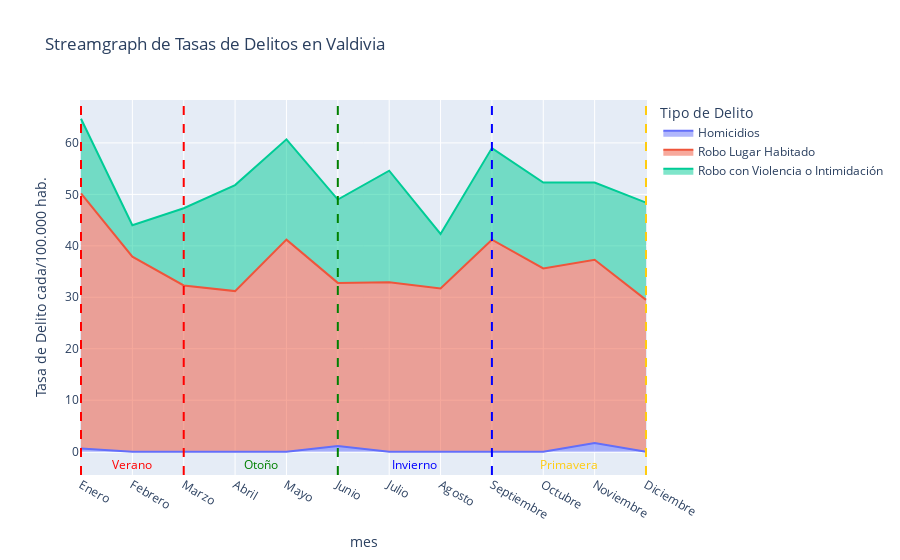
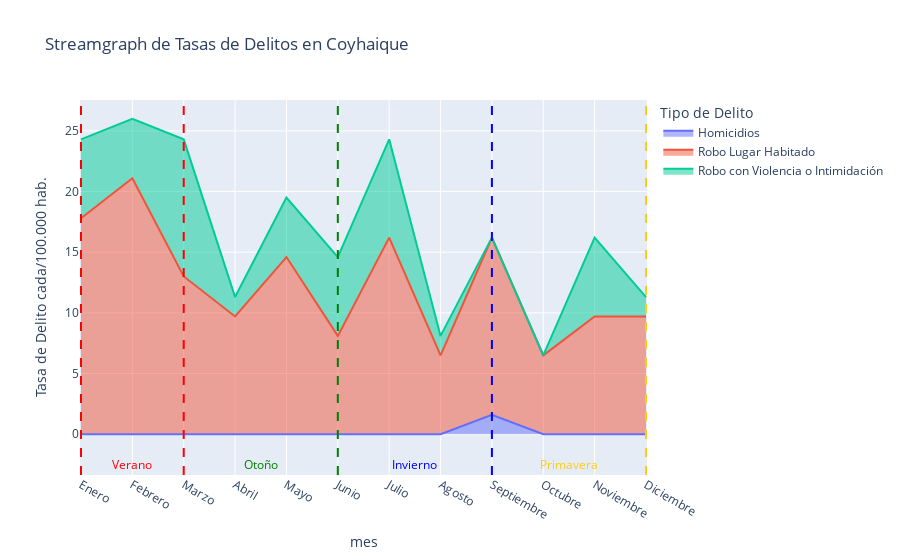
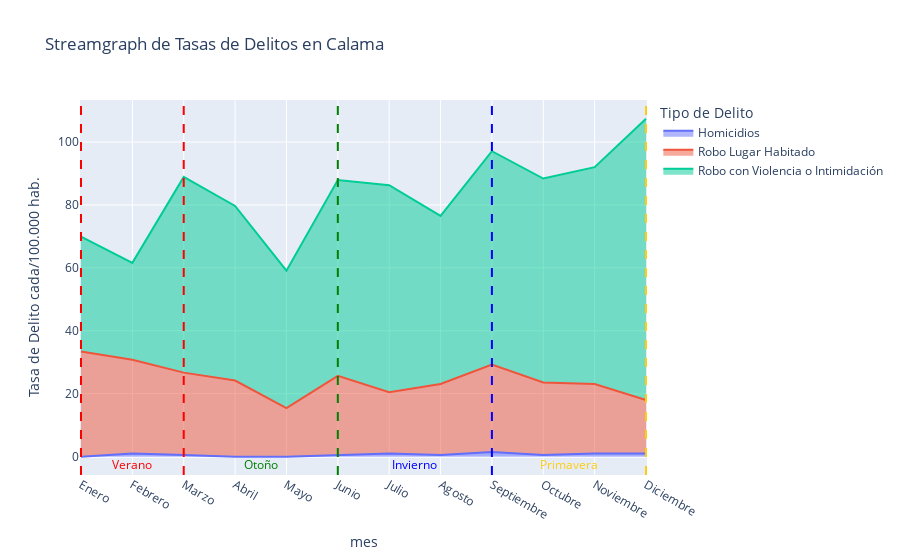

The notebook cell these images were saved under, in order:
### Code cell
import pandas as pd
import plotly.express as px
import plotly.graph_objects as go

# Definir el orden de los meses
orden_meses = ["Enero", "Febrero", "Marzo", "Abril", "Mayo", "Junio", "Julio", "Agosto", "Septiembre", "Octubre", "Noviembre", "Diciembre"]

#ciudades actuales
comunas = ["Valdivia", "Coyhaique", "Calama", "Valparaiso"]

for comuna in comunas:
    # Cargar datos desde el archivo Excel
    archivo_excel = f"./{comuna}.xlsx"  # Reemplaza con la ruta correcta de tu archivo Excel
    df = pd.read_excel(archivo_excel)

    df = df.sort_values("mes")

    levantarStream(df, orden_meses, comuna)

### Figure 1 — Plotly figure (JSON) as saved in the notebook; plotly's stock layout.template omitted (floating-point values rounded to 4 significant figures)
{"data": [{"fillpattern": {"shape": ""}, "hovertemplate": "Tipo de Delito=Homicidios<br>mes=%{x}<br>Tasa de Delito cada/100.000 hab.=%{y}<extra></extra>", "legendgroup": "Homicidios", "line": {"color": "#636efa"}, "marker": {"symbol": "circle"}, "mode": "lines", "name": "Homicidios", "orientation": "v", "showlegend": true, "stackgroup": "1", "type": "scatter", "x": ["Abril", "Agosto", "Diciembre", "Enero", "Febrero", "Julio", "Junio", "Marzo", "Mayo", "Noviembre", "Octubre", "Septiembre"], "xaxis": "x", "y": [0, 0, 0, 0.6, 0, 0, 1.1, 0, 0, 1.7, 0, 0], "yaxis": "y"}, {"fillpattern": {"shape": ""}, "hovertemplate": "Tipo de Delito=Robo Lugar Habitado<br>mes=%{x}<br>Tasa de Delito cada/100.000 hab.=%{y}<extra></extra>", "legendgroup": "Robo Lugar Habitado", "line": {"color": "#EF553B"}, "marker": {"symbol": "circle"}, "mode": "lines", "name": "Robo Lugar Habitado", "orientation": "v", "showlegend": true, "stackgroup": "1", "type": "scatter", "x": ["Abril", "Agosto", "Diciembre", "Enero", "Febrero", "Julio", "Junio", "Marzo", "Mayo", "Noviembre", "Octubre", "Septiembre"], "xaxis": "x", "y": [31.2, 31.7, 29.5, 49.6, 37.9, 32.9, 31.7, 32.3, 41.2, 35.6, 35.6, 41.2], "yaxis": "y"}, {"fillpattern": {"shape": ""}, "hovertemplate": "Tipo de Delito=Robo con Violencia o Intimidación<br>mes=%{x}<br>Tasa de Delito cada/100.000 hab.=%{y}<extra></extra>", "legendgroup": "Robo con Violencia o Intimidación", "line": {"color": "#00cc96"}, "marker": {"symbol": "circle"}, "mode": "lines", "name": "Robo con Violencia o Intimidación", "orientation": "v", "showlegend": true, "stackgroup": "1", "type": "scatter", "x": ["Abril", "Agosto", "Diciembre", "Enero", "Febrero", "Julio", "Junio", "Marzo", "Mayo", "Noviembre", "Octubre", "Septiembre"], "xaxis": "x", "y": [20.6, 10.6, 18.9, 14.5, 6.1, 21.7, 16.2, 15, 19.5, 15, 16.7, 17.8], "yaxis": "y"}], "layout": {"annotations": [{"font": {"color": "red"}, "showarrow": false, "text": "Verano", "x": "Febrero", "y": -2.5}, {"font": {"color": "green"}, "showarrow": false, "text": "Otoño", "x": 3.5, "y": -2.5}, {"font": {"color": "blue"}, "showarrow": false, "text": "Invierno", "x": 6.5, "y": -2.5}, {"font": {"color": "#FFCC0F"}, "showarrow": false, "text": "Primavera", "x": 9.5, "y": -2.5}], "autosize": true, "legend": {"title": {"text": "Tipo de Delito"}, "tracegroupgap": 0}, "shapes": [{"line": {"color": "red", "dash": "dash", "width": 2}, "type": "line", "x0": "Enero", "x1": "Enero", "xref": "x", "y0": 0, "y1": 1, "yref": "paper"}, {"line": {"color": "red", "dash": "dash", "width": 2}, "type": "line", "x0": "Marzo", "x1": "Marzo", "xref": "x", "y0": 0, "y1": 1, "yref": "paper"}, {"line": {"color": "green", "dash": "dash", "width": 2}, "type": "line", "x0": "Junio", "x1": "Junio", "xref": "x", "y0": 0, "y1": 1, "yref": "paper"}, {"line": {"color": "blue", "dash": "dash", "width": 2}, "type": "line", "x0": "Septiembre", "x1": "Septiembre", "xref": "x", "y0": 0, "y1": 1, "yref": "paper"}, {"line": {"color": "#FFCC0F", "dash": "dash", "width": 2}, "type": "line", "x0": "Diciembre", "x1": "Diciembre", "xref": "x", "y0": 0, "y1": 1, "yref": "paper"}], "title": {"text": "Streamgraph de Tasas de Delitos en Valdivia"}, "xaxis": {"anchor": "y", "autorange": true, "categoryarray": ["Enero", "Febrero", "Marzo", "Abril", "Mayo", "Junio", "Julio", "Agosto", "Septiembre", "Octubre", "Noviembre", "Diciembre"], "categoryorder": "array", "domain": [0, 1], "range": [-0.01477, 11.01], "title": {"text": "mes"}, "type": "category"}, "yaxis": {"anchor": "x", "autorange": true, "domain": [0, 1], "range": [-6.453, 68.44], "title": {"text": "Tasa de Delito cada/100.000 hab."}, "type": "linear"}}}

### Figure 2 — Plotly figure (JSON) as saved in the notebook; plotly's stock layout.template omitted (floating-point values rounded to 4 significant figures)
{"data": [{"fillpattern": {"shape": ""}, "hovertemplate": "Tipo de Delito=Homicidios<br>mes=%{x}<br>Tasa de Delito cada/100.000 hab.=%{y}<extra></extra>", "legendgroup": "Homicidios", "line": {"color": "#636efa"}, "marker": {"symbol": "circle"}, "mode": "lines", "name": "Homicidios", "orientation": "v", "showlegend": true, "stackgroup": "1", "type": "scatter", "x": ["Abril", "Agosto", "Diciembre", "Enero", "Febrero", "Julio", "Junio", "Marzo", "Mayo", "Noviembre", "Octubre", "Septiembre"], "xaxis": "x", "y": [0, 0, 0, 0, 0, 0, 0, 0, 0, 0, 0, 1.6], "yaxis": "y"}, {"fillpattern": {"shape": ""}, "hovertemplate": "Tipo de Delito=Robo Lugar Habitado<br>mes=%{x}<br>Tasa de Delito cada/100.000 hab.=%{y}<extra></extra>", "legendgroup": "Robo Lugar Habitado", "line": {"color": "#EF553B"}, "marker": {"symbol": "circle"}, "mode": "lines", "name": "Robo Lugar Habitado", "orientation": "v", "showlegend": true, "stackgroup": "1", "type": "scatter", "x": ["Abril", "Agosto", "Diciembre", "Enero", "Febrero", "Julio", "Junio", "Marzo", "Mayo", "Noviembre", "Octubre", "Septiembre"], "xaxis": "x", "y": [9.7, 6.5, 9.7, 17.8, 21.1, 16.2, 8.1, 13, 14.6, 9.7, 6.5, 14.6], "yaxis": "y"}, {"fillpattern": {"shape": ""}, "hovertemplate": "Tipo de Delito=Robo con Violencia o Intimidación<br>mes=%{x}<br>Tasa de Delito cada/100.000 hab.=%{y}<extra></extra>", "legendgroup": "Robo con Violencia o Intimidación", "line": {"color": "#00cc96"}, "marker": {"symbol": "circle"}, "mode": "lines", "name": "Robo con Violencia o Intimidación", "orientation": "v", "showlegend": true, "stackgroup": "1", "type": "scatter", "x": ["Abril", "Agosto", "Diciembre", "Enero", "Febrero", "Julio", "Junio", "Marzo", "Mayo", "Noviembre", "Octubre", "Septiembre"], "xaxis": "x", "y": [1.6, 1.6, 1.6, 6.5, 4.9, 8.1, 6.5, 11.3, 4.9, 6.5, 0, 0], "yaxis": "y"}], "layout": {"annotations": [{"font": {"color": "red"}, "showarrow": false, "text": "Verano", "x": "Febrero", "y": -2.5}, {"font": {"color": "green"}, "showarrow": false, "text": "Otoño", "x": 3.5, "y": -2.5}, {"font": {"color": "blue"}, "showarrow": false, "text": "Invierno", "x": 6.5, "y": -2.5}, {"font": {"color": "#FFCC0F"}, "showarrow": false, "text": "Primavera", "x": 9.5, "y": -2.5}], "autosize": true, "legend": {"title": {"text": "Tipo de Delito"}, "tracegroupgap": 0}, "shapes": [{"line": {"color": "red", "dash": "dash", "width": 2}, "type": "line", "x0": "Enero", "x1": "Enero", "xref": "x", "y0": 0, "y1": 1, "yref": "paper"}, {"line": {"color": "red", "dash": "dash", "width": 2}, "type": "line", "x0": "Marzo", "x1": "Marzo", "xref": "x", "y0": 0, "y1": 1, "yref": "paper"}, {"line": {"color": "green", "dash": "dash", "width": 2}, "type": "line", "x0": "Junio", "x1": "Junio", "xref": "x", "y0": 0, "y1": 1, "yref": "paper"}, {"line": {"color": "blue", "dash": "dash", "width": 2}, "type": "line", "x0": "Septiembre", "x1": "Septiembre", "xref": "x", "y0": 0, "y1": 1, "yref": "paper"}, {"line": {"color": "#FFCC0F", "dash": "dash", "width": 2}, "type": "line", "x0": "Diciembre", "x1": "Diciembre", "xref": "x", "y0": 0, "y1": 1, "yref": "paper"}], "title": {"text": "Streamgraph de Tasas de Delitos en Coyhaique"}, "xaxis": {"anchor": "y", "autorange": true, "categoryarray": ["Enero", "Febrero", "Marzo", "Abril", "Mayo", "Junio", "Julio", "Agosto", "Septiembre", "Octubre", "Noviembre", "Diciembre"], "categoryorder": "array", "domain": [0, 1], "range": [-0.01477, 11.01], "title": {"text": "mes"}, "type": "category"}, "yaxis": {"anchor": "x", "autorange": true, "domain": [0, 1], "range": [-4.176, 27.59], "title": {"text": "Tasa de Delito cada/100.000 hab."}, "type": "linear"}}}

### Figure 3 — Plotly figure (JSON) as saved in the notebook; plotly's stock layout.template omitted (floating-point values rounded to 4 significant figures)
{"data": [{"fillpattern": {"shape": ""}, "hovertemplate": "Tipo de Delito=Homicidios<br>mes=%{x}<br>Tasa de Delito cada/100.000 hab.=%{y}<extra></extra>", "legendgroup": "Homicidios", "line": {"color": "#636efa"}, "marker": {"symbol": "circle"}, "mode": "lines", "name": "Homicidios", "orientation": "v", "showlegend": true, "stackgroup": "1", "type": "scatter", "x": ["Abril", "Agosto", "Diciembre", "Enero", "Febrero", "Julio", "Junio", "Marzo", "Mayo", "Noviembre", "Octubre", "Septiembre"], "xaxis": "x", "y": [0, 0.5, 1, 0, 1, 1, 0.5, 0.5, 0, 1, 0.5, 1.5], "yaxis": "y"}, {"fillpattern": {"shape": ""}, "hovertemplate": "Tipo de Delito=Robo Lugar Habitado<br>mes=%{x}<br>Tasa de Delito cada/100.000 hab.=%{y}<extra></extra>", "legendgroup": "Robo Lugar Habitado", "line": {"color": "#EF553B"}, "marker": {"symbol": "circle"}, "mode": "lines", "name": "Robo Lugar Habitado", "orientation": "v", "showlegend": true, "stackgroup": "1", "type": "scatter", "x": ["Abril", "Agosto", "Diciembre", "Enero", "Febrero", "Julio", "Junio", "Marzo", "Mayo", "Noviembre", "Octubre", "Septiembre"], "xaxis": "x", "y": [24.2, 22.6, 17, 33.4, 29.8, 19.5, 25.2, 26.2, 15.4, 22.1, 23.1, 27.8], "yaxis": "y"}, {"fillpattern": {"shape": ""}, "hovertemplate": "Tipo de Delito=Robo con Violencia o Intimidación<br>mes=%{x}<br>Tasa de Delito cada/100.000 hab.=%{y}<extra></extra>", "legendgroup": "Robo con Violencia o Intimidación", "line": {"color": "#00cc96"}, "marker": {"symbol": "circle"}, "mode": "lines", "name": "Robo con Violencia o Intimidación", "orientation": "v", "showlegend": true, "stackgroup": "1", "type": "scatter", "x": ["Abril", "Agosto", "Diciembre", "Enero", "Febrero", "Julio", "Junio", "Marzo", "Mayo", "Noviembre", "Octubre", "Septiembre"], "xaxis": "x", "y": [55.5, 53.4, 89.4, 36.5, 30.8, 65.8, 62.2, 62.2, 43.7, 68.9, 64.8, 67.8], "yaxis": "y"}], "layout": {"annotations": [{"font": {"color": "red"}, "showarrow": false, "text": "Verano", "x": "Febrero", "y": -2.5}, {"font": {"color": "green"}, "showarrow": false, "text": "Otoño", "x": 3.5, "y": -2.5}, {"font": {"color": "blue"}, "showarrow": false, "text": "Invierno", "x": 6.5, "y": -2.5}, {"font": {"color": "#FFCC0F"}, "showarrow": false, "text": "Primavera", "x": 9.5, "y": -2.5}], "autosize": true, "legend": {"title": {"text": "Tipo de Delito"}, "tracegroupgap": 0}, "shapes": [{"line": {"color": "red", "dash": "dash", "width": 2}, "type": "line", "x0": "Enero", "x1": "Enero", "xref": "x", "y0": 0, "y1": 1, "yref": "paper"}, {"line": {"color": "red", "dash": "dash", "width": 2}, "type": "line", "x0": "Marzo", "x1": "Marzo", "xref": "x", "y0": 0, "y1": 1, "yref": "paper"}, {"line": {"color": "green", "dash": "dash", "width": 2}, "type": "line", "x0": "Junio", "x1": "Junio", "xref": "x", "y0": 0, "y1": 1, "yref": "paper"}, {"line": {"color": "blue", "dash": "dash", "width": 2}, "type": "line", "x0": "Septiembre", "x1": "Septiembre", "xref": "x", "y0": 0, "y1": 1, "yref": "paper"}, {"line": {"color": "#FFCC0F", "dash": "dash", "width": 2}, "type": "line", "x0": "Diciembre", "x1": "Diciembre", "xref": "x", "y0": 0, "y1": 1, "yref": "paper"}], "title": {"text": "Streamgraph de Tasas de Delitos en Calama"}, "xaxis": {"anchor": "y", "autorange": true, "categoryarray": ["Enero", "Febrero", "Marzo", "Abril", "Mayo", "Junio", "Julio", "Agosto", "Septiembre", "Octubre", "Noviembre", "Diciembre"], "categoryorder": "array", "domain": [0, 1], "range": [-0.01477, 11.01], "title": {"text": "mes"}, "type": "category"}, "yaxis": {"anchor": "x", "autorange": true, "domain": [0, 1], "range": [-8.965, 113.5], "title": {"text": "Tasa de Delito cada/100.000 hab."}, "type": "linear"}}}
